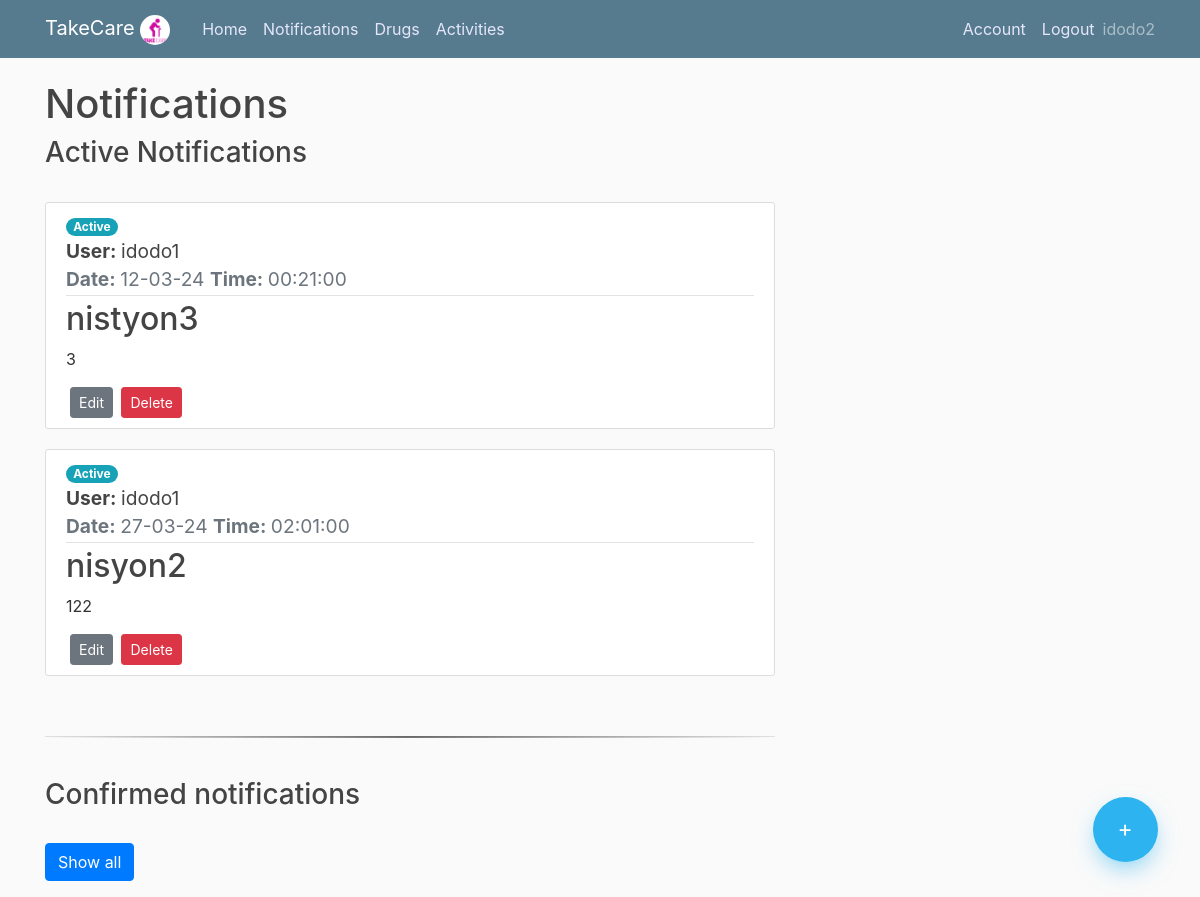
The page /notification (signed in) on the database its author committed.
### app/models.py (models this page shows, shortened)
class User(db.Model, UserMixin):
    id = db.Column(db.Integer, primary_key=True)
    username = db.Column(db.String(20), unique=True,nullable=False)
    email = db.Column(db.String(100), unique=True,nullable=False)
    image_file = db.Column(db.String(100),nullable=False,default='default.jpg')
    password= db.Column(db.String(60),nullable=False)
    ElderlyUser = db.relationship('Elderlyuser',backref='creator',lazy=True )
    Notifications = db.relationship('Notification',backref='creator',lazy=True )
    Drugs = db.relationship('Drug',backref='creator',lazy=True )

class Notification(db.Model):
    id = db.Column(db.Integer, primary_key=True)
    title = db.Column(db.String(150),nullable=False)
    content = db.Column(db.Text,nullable=False)
    date = db.Column(db.Date,nullable=False)
    time = db.Column(db.Time,nullable=False)
    took = db.Column(db.Boolean, nullable=False)
    user_id = db.Column(db.Integer, db.ForeignKey('user.id'), nullable=False)
    elderly_user_id = db.Column(db.Integer, db.ForeignKey('elderlyuser.id'), nullable=False)

class Elderlyuser(db.Model, UserMixin):
    id = db.Column(db.Integer, primary_key=True)
    username = db.Column(db.String(20), unique=True,nullable=False)
    password= db.Column(db.String(60),nullable=False)
    user_id = db.Column(db.Integer, db.ForeignKey('user.id'), nullable=False)

### app/routes.py (the view)
@app.route("/notification")
@login_required
def notification():
    if current_user.is_authenticated:
        notifications = Notification.query.filter_by(user_id=current_user.id).order_by(Notification.date.asc()).order_by(Notification.time.asc())
        eldelys = Elderlyuser.query.filter_by(user_id=current_user.id)
        eldelys_dict = {i.id: i.username for i in eldelys}
        return render_template("notification.html",notifications=notifications,eldelys_dict=eldelys_dict, title="Notification")
    else:
        return render_template("home.html")

### app/models.py (called while the page is built)
@login_manager.user_loader
def load_user(user_id):
    return User.query.get(int(user_id))

### app/templates/notification.html (shortened to what this page needs)
{% extends "layout.html" %}
{% block content %}
    <h1>Notifications</h1>
    <div class="floating-container">
        <a class="floating-button" href="{{ url_for('add_notification')}}"> +</a>
    </div>
    {% if notifications.count() == 0  %}
        <h3>No notifications found</h3>
    {% else %}
        <h3>Active Notifications</h3>
        <br>
        {% for notification in notifications %}
             {% if not notification.took %}
                <article class="media content-section">
            <div class="media-body">
                <span class="badge badge-pill badge-info">Active</span>
                <div class="article-title">
                    <big><strong>User: </strong> {{ eldelys_dict[notification.elderly_user_id] }}</big>
                </div>
              <div class="article-metadata">
                <big class="text-muted"><strong>Date: </strong> {{ notification.date.strftime('%d-%m-%y') }}   <strong>Time: </strong> {{ notification.time }} </big>
              </div>
              <h2>{{ notification.title }}</h2>
              <p class="article-content">{{ notification.content }}</p>
              <a class="btn btn-secondary btn-sm ml-1" href="{{ url_for('edit_notification' ,notification_id=notification.id ) }}">Edit</a>
              <button type="button" class="btn btn-danger btn-sm ml-1" data-toggle="modal" data-target="#deleteModal{{notification.id}}">
                Delete
              </button>
            </div>
          </article>
            {% endif %}
        {% endfor %}
         <br>
        <hr class="hr" />
        <br>
        <h3>Confirmed notifications</h3>
        <p>
            <br>
          <a class="btn btn-primary" data-toggle="collapse" href="#multiCollapseExample1" role="button" aria-expanded="false" aria-controls="multiCollapseExample1">Show all</a>
        </p>
    {% endif %}
{% endblock content %}

### app/templates/layout.html (shortened to what this page needs)
<!DOCTYPE html>
<html>
<head>
    <link rel="stylesheet" href="https://maxcdn.bootstrapcdn.com/bootstrap/4.0.0/css/bootstrap.min.css">
    <link rel="stylesheet" href="https://cdn.jsdelivr.net/npm/bootstrap@4.5.3/dist/css/bootstrap.min.css">
    <link rel="stylesheet" type="text/css" href="{{ url_for('static', filename='main.css') }}">
</head>
<body>
    <header class="site-header">
      <nav class="navbar navbar-expand-md navbar-dark bg-steel fixed-top">
        <div class="container">
          <a class="navbar-brand mr-4" href="/">TakeCare   <img src="{{ url_for('static', filename='take_logo1.png') }}" alt="Take Care" width="30" height="30" style=" border-radius: 50%"></a>
          <div class="collapse navbar-collapse" id="navbarToggle">
            <div class="navbar-nav mr-auto">
              <a class="nav-item nav-link" href="{{url_for('home')}}">Home</a>
              <a class="nav-item nav-link" href="{{url_for('notification')}}">Notifications</a>
              <a class="nav-item nav-link" href="{{url_for('drugs')}}">Drugs</a>
              <a class="nav-item nav-link" href="{{url_for('activities')}}">Activities</a>
            </div>
            {% if not current_user.is_authenticated %}
            <div class="navbar-nav">
              <a class="nav-item nav-link" href="{{url_for('login')}}">Login</a>
              <a class="nav-item nav-link" href="{{url_for('register')}}">Register</a>
            </div>
            {% else %}
            <div class="navbar-nav">
              <a class="nav-item nav-link" href="{{url_for('account')}}">Account</a>
              <a class="nav-item nav-link" href="{{url_for('logout')}}">Logout</a>
              <sapn class="navbar-text">{{current_user.username}}</span>
            </div>
            {% endif %}
          </div>
        </div>
      </nav>
    </header>
    <main role="main" class="container">
      <div class="row">
        <div class="col-md-8">
          {% block content %} {% endblock %}
    </main>
</body>
</html>

### app/static/main.css (style rules this page uses)
body { background: #fafafa; color: #333333; margin-top: 5rem; }
h1, h2, h3, h4, h5, h6 { color: #444444; }
.bg-steel { background-color:#567b8f; }
.site-header .navbar-nav .nav-link { color: rgb(230, 230, 250); }
.content-section { background: #ffffff; padding: 10px 20px; border: 1px solid #dddddd; border-radius: 3px; margin-bottom: 20px; }
.article-title { color: #444444; }
.article-content { white-space: pre-line; }
.article-metadata { padding-bottom: 1px; margin-bottom: 4px; border-bottom: 1px solid #e3e3e3 }
.floating-container { position: fixed; width: 100px; height: 100px; bottom: 0; right: 0; margin: 35px 25px; }
.floating-container .floating-button { position: absolute; width: 65px; height: 65px; background: #2cb3f0; bottom: 0; border-radius: 50%; left: 0; right: 0; margin: auto; color: white; line-height: 65px; text-align: center; font-size: 23px; z-index: 100; box-shadow: 0 10px 25px -5px rgba(44, 179, 240, 0.6); cursor: pointer; -webkit-transition: all 0.3s; transition: all 0.3s; }
hr { background: linear-gradient(90deg, rgba(250,250,250,1) 0%, rgba(116,116,116,1) 50%, rgba(250,250,250,1) 100%); height: 1px; }

### rows shown on the page
User: username "idodo2"
Notification: date "12-03-24", time "00:21:00", title "nistyon3", content "3"
Elderlyuser: username "idodo1"
Notification: date "27-03-24", time "02:01:00", title "nisyon2", content "122"
